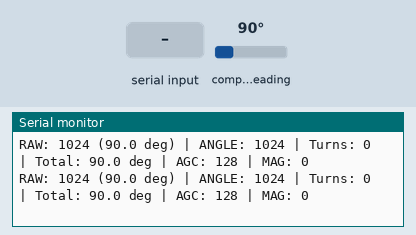
Recording of a program running on a simulated STM32 Blue Pill. Shown: the last lines printed to the serial monitor. Wiring (inferred from the names in the program): AS5600 angle sensor at I2C address 0x36. The test bench sets the inputs (shaded band); at power-on: compass heading 90°.

Above: at 1.7 s.
1.8 s: "r" received over Serial
3.3 s: "z" received over Serial
4.8 s: compass heading set to 7°
At 4.82 s:
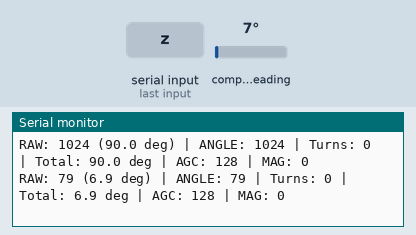
6.3 s: compass heading set to 180°
At 6.33 s:
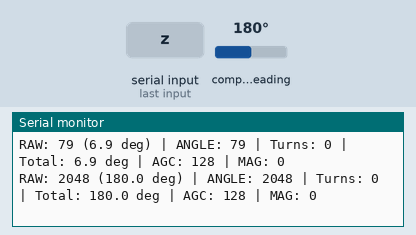
Timing chart, 0 to 8.8 s (numbered marks = the images above; inputs shaded):
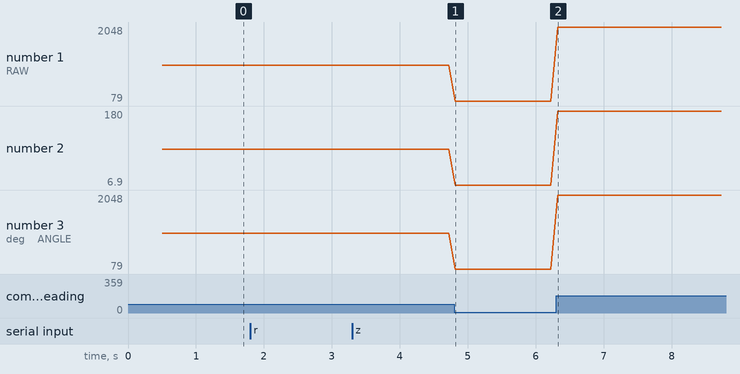

The program:

main.cpp
```cpp
/*
 * AS5600 diagnostic + rotation counter - STM32 Bluepill (PlatformIO / Arduino)
 *
 * Wiring: SDA -> PB7, SCL -> PB6, VCC -> 3.3V, GND -> GND, DIR -> GND
 *
 * What this does differently from the first version:
 *  - Prints the config registers (ZPOS, MPOS, MANG, CONF) at startup
 *  - Reads BOTH the RAW angle and the scaled ANGLE so you can compare them
 *  - Shows AGC and magnet MAGNITUDE (tells you if the magnet is placed well)
 *  - Counts turns using the RAW angle (always full 0-360 range)
 *  - Serial commands:  'r' = reset config registers to defaults (RAM only)
 *                      'z' = zero the turn counter
 *  NOTE: This code never burns the chip (no permanent changes).
 */

#include <Arduino.h>
#include <Wire.h>

#define AS5600_ADDR   0x36

// Register map
#define REG_ZPOS_H    0x01
#define REG_MPOS_H    0x03
#define REG_MANG_H    0x05
#define REG_CONF_H    0x07
#define REG_STATUS    0x0B
#define REG_RAW_H     0x0C
#define REG_ANGLE_H   0x0E
#define REG_AGC       0x1A
#define REG_MAG_H     0x1B

#define MD (1 << 5)   // magnet detected
#define ML (1 << 4)   // magnet too weak
#define MH (1 << 3)   // magnet too strong

int32_t  totalTurns = 0;
uint16_t lastRaw    = 0;
uint32_t lastPrint  = 0;

bool readRegs(uint8_t reg, uint8_t *buf, uint8_t len) {
  Wire.beginTransmission(AS5600_ADDR);
  Wire.write(reg);
  if (Wire.endTransmission(false) != 0) return false;
  if (Wire.requestFrom((uint8_t)AS5600_ADDR, len) != len) return false;
  for (uint8_t i = 0; i < len; i++) buf[i] = Wire.read();
  return true;
}

bool read16(uint8_t reg, uint16_t &val, uint16_t mask = 0x0FFF) {
  uint8_t b[2];
  if (!readRegs(reg, b, 2)) return false;
  val = (((uint16_t)b[0] << 8) | b[1]) & mask;
  return true;
}

bool write16(uint8_t reg, uint16_t val) {
  Wire.beginTransmission(AS5600_ADDR);
  Wire.write(reg);
  Wire.write((uint8_t)(val >> 8));
  Wire.write((uint8_t)(val & 0xFF));
  return Wire.endTransmission() == 0;
}

void printConfig() {
  uint16_t zpos, mpos, mang, conf;
  if (read16(REG_ZPOS_H, zpos) && read16(REG_MPOS_H, mpos) &&
      read16(REG_MANG_H, mang) && read16(REG_CONF_H, conf, 0x3FFF)) {
    Serial.print("ZPOS="); Serial.print(zpos);
    Serial.print("  MPOS="); Serial.print(mpos);
    Serial.print("  MANG="); Serial.print(mang);
    Serial.print("  CONF=0x"); Serial.println(conf, HEX);
    if (mang != 0 || mpos != 0) {
      Serial.println(">> MANG/MPOS are non-zero: scaled ANGLE is limited to a partial range!");
      Serial.println(">> Send 'r' to reset them, or just use the RAW value.");
    }
  } else {
    Serial.println("Could not read config registers");
  }
}

void printStatus() {
  uint8_t st;
  if (readRegs(REG_STATUS, &st, 1)) {
    Serial.print("Status: 0x"); Serial.print(st, HEX);
    Serial.print(" -> ");
    Serial.print((st & MD) ? "Magnet OK" : "NO MAGNET");
    if (st & ML) Serial.print(" (too weak - move closer)");
    if (st & MH) Serial.print(" (too strong - move away)");
    Serial.println();
  }
}

void setup() {
  Serial.begin(115200);
  uint32_t t0 = millis();
  while (!Serial && millis() - t0 < 3000) {}

  Wire.setSDA(PB7);
  Wire.setSCL(PB6);
  Wire.begin();
  Wire.setClock(100000);   // slower clock = more reliable on long/loose wires

  delay(500);
  Serial.println("\n=== AS5600 diagnostic ===");

  Wire.beginTransmission(AS5600_ADDR);
  if (Wire.endTransmission() != 0) {
    Serial.println("ERROR: AS5600 not found (check wiring / pull-ups)");
  } else {
    Serial.println("AS5600 found at 0x36");
    printStatus();
    printConfig();
  }
  Serial.println("Commands: 'r' reset config, 'z' zero turn counter\n");

  read16(REG_RAW_H, lastRaw);
}

void loop() {
  // Handle serial commands
  while (Serial.available()) {
    char c = Serial.read();
    if (c == 'r') {
      bool ok = write16(REG_ZPOS_H, 0) && write16(REG_MPOS_H, 0) &&
                write16(REG_MANG_H, 0) && write16(REG_CONF_H, 0);
      Serial.println(ok ? "Config reset to defaults (RAM only)" : "Config reset FAILED");
      printConfig();
    } else if (c == 'z') {
      totalTurns = 0;
      Serial.println("Turn counter zeroed");
    }
  }

  // Read as often as possible so fast rotation isn't missed
  uint16_t raw;
  if (!read16(REG_RAW_H, raw)) {
    if (millis() - lastPrint > 500) {
      Serial.println("I2C read error");
      lastPrint = millis();
    }
    return;
  }

  // Wrap-around detection using the RAW angle
  int16_t diff = (int16_t)raw - (int16_t)lastRaw;
  if (diff < -2048)     totalTurns++;
  else if (diff > 2048) totalTurns--;
  lastRaw = raw;

  // Print every 100 ms
  if (millis() - lastPrint >= 100) {
    lastPrint = millis();

    uint16_t scaled = 0, mag = 0;
    uint8_t agc = 0;
    read16(REG_ANGLE_H, scaled);
    read16(REG_MAG_H, mag);
    readRegs(REG_AGC, &agc, 1);

    float deg   = raw * 360.0f / 4096.0f;
    float total = totalTurns * 360.0f + deg;

    Serial.print("RAW: ");     Serial.print(raw);
    Serial.print(" (");        Serial.print(deg, 1);
    Serial.print(" deg) | ANGLE: "); Serial.print(scaled);
    Serial.print(" | Turns: ");  Serial.print(totalTurns);
    Serial.print(" | Total: ");  Serial.print(total, 1);
    Serial.print(" deg | AGC: "); Serial.print(agc);
    Serial.print(" | MAG: ");   Serial.println(mag);
  }
}
```

Measured:
- after the input at 4.8 s, the serial monitor: prints a new line at once (image 1)
- after the input at 6.3 s, the serial monitor: prints a new line at once (image 2)
- plotted number 1: 1024 → 79 after the input at 4.8 s, 79 → 2048 after the input at 6.3 s
- plotted number 2: 90 → 6.9 after the input at 4.8 s, 6.9 → 180 after the input at 6.3 s
- plotted number 3: 1024 → 79 after the input at 4.8 s, 79 → 2048 after the input at 6.3 s
